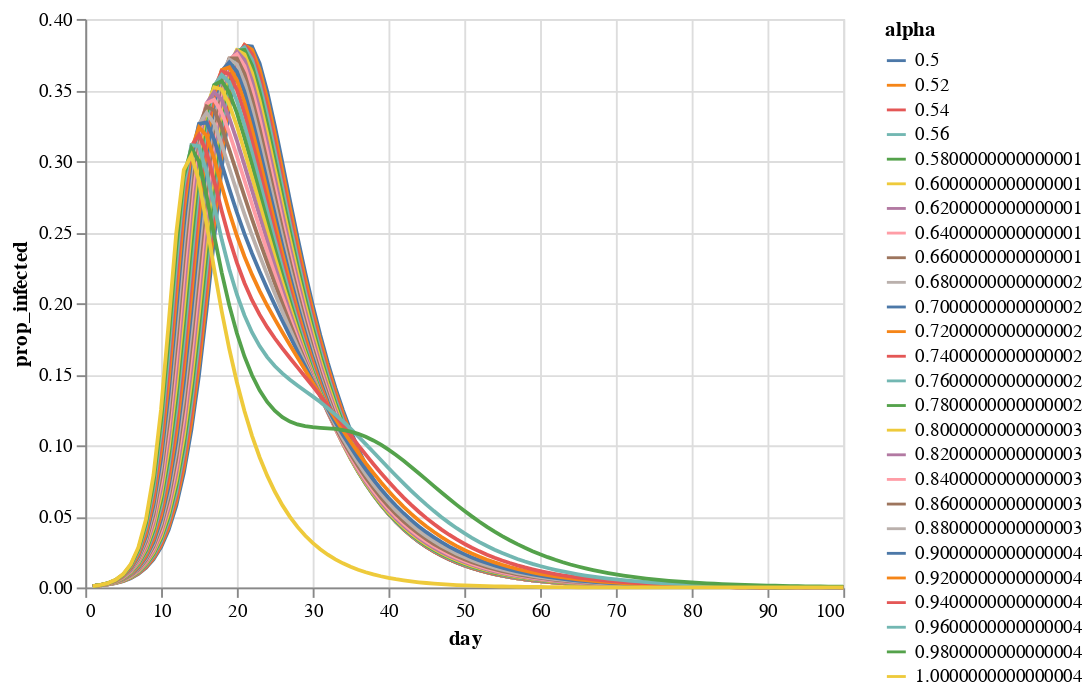

This figure's notebook cell:
### Code cell
alt.Chart(daily_infected_df).mark_line().encode(
    x = alt.X("day:Q"),
    y = alt.Y("prop_infected:Q"),
    color = alt.Color("alpha:N")
)

### Figure 1 — Vega-Lite specification as saved in the notebook (floating-point values rounded to 4 significant figures; data arrays with more than 128 entries replaced by an {"elided": "..."} marker saying what was removed)
{"config": {"view": {"continuousWidth": 400, "continuousHeight": 300}}, "data": {"name": "data-28fe2efe8b8543a0705c7887c81d8c62"}, "mark": "line", "encoding": {"color": {"field": "alpha", "type": "nominal"}, "x": {"field": "day", "type": "quantitative"}, "y": {"field": "prop_infected", "type": "quantitative"}}, "$schema": "https://vega.github.io/schema/vega-lite/v4.17.0.json", "datasets": {"data-28fe2efe8b8543a0705c7887c81d8c62": {"elided": "2600 records"}}}
